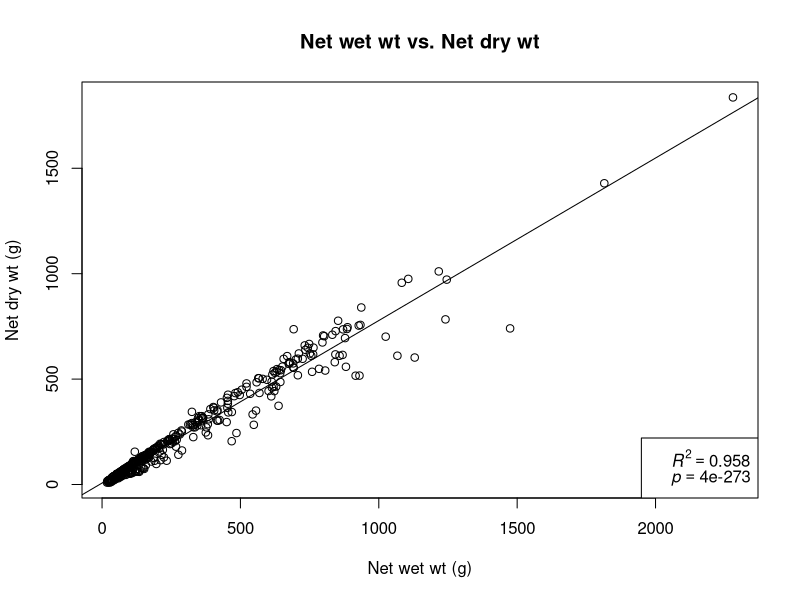
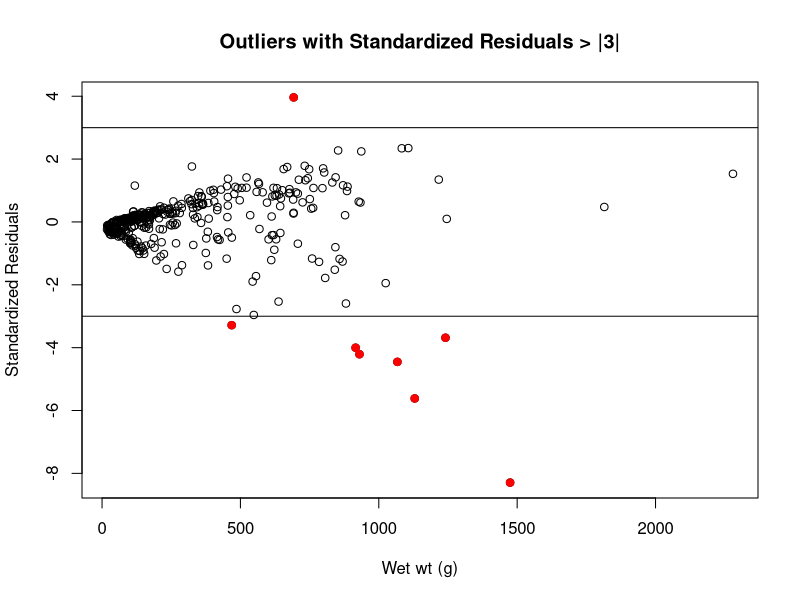

Here is the R script that generated these plots, in order:
###    Setup workspace
#Identify user
username <- Sys.getenv("USERNAME")

#Create file path to Git repository
dir <- paste("C:/Users/", username, "/Documents/GitHub/Quality-Control---Fuel-Moisture", sep = "")

#Set working directory
setwd(dir)

##  Load Packages

##  Load Data
fuel = data.frame(read.csv("tbl_fuelMoisture.csv"))
sample_units = data.frame(read.csv("tbl_unit.csv"))
sample_episodes = data.frame(read.csv("tbl_unitSamplingEpisode.csv"))

## Remove unnecessary data from sample_units object
## This will make file easier to view
sample_units <- sample_units[,-c(5:12, 14:17, 21:24)]

##  Add Unit Name
unitID <- merge(sample_episodes[,1:2], sample_units[,1:3], by = "unitID")
unitID <- unitID[,-3]
unitID <- unitID[,-1]
fuel <- merge(fuel , unitID , by = "unitSamplingEpisodeID")

##Add net weights
fuel$NetWet <- fuel$grossWetWt_g - fuel$wetContWt_g
fuel$NetDry <- fuel$grossDryWt_g - fuel$dryContWt_g
fuel$MoistureWt <- fuel$NetWet - fuel$NetDry

###Logical Boundaries
OutL1 <- fuel[fuel$NetWet < fuel$NetDry,]
OutL1 <- OutL1[!is.na(OutL1$fuelMoistureID),]
OutL2 <- fuel[fuel$grossWetWt_g < fuel$wetContWt_g,]
OutL2 <- OutL2[!is.na(OutL2$fuelMoistureID),]
OutL3 <- fuel[fuel$grossDryWt_g < fuel$dryContWt_g,]
OutL3 <- OutL3[!is.na(OutL3$fuelMoistureID),]


##  Add Error Message and Output to OutLog
if(nrow(OutL1) > 0) {OutL1$Error <- "Logical Bound (NetDryWt > NetWetWt)"; OutLog <- rbind(OutL1)}
if(nrow(OutL2) > 0) {OutL2$Error <- "Logical Bound (DryContWt > GrossDryWt)"; OutLog <- rbind(OutLog, OutL2)}
if(nrow(OutL3) > 0) {OutL3$Error <- "Logical Bound (WetContWt > GrossWetWet)"; OutLog <- rbind(OutLog, OutL3)}



###Regression
##Net Dry ~ New Wet
fuelNA <- fuel[!is.na(fuel$MoistureWt),]

mod1 <- lm(fuelNA$NetDry ~fuelNA$NetWet)
res1 <- rstandard(mod1)
OutR1 <-fuelNA
OutR1 <- OutR1[abs(res1) > 3, ]
res2 <- res1[abs(res1) > 3]

plot(fuelNA$NetWet, fuelNA$NetDry, xlab = "Net wet wt (g)", ylab = "Net dry wt (g)", main = "Net wet wt vs. Net dry wt")
abline(mod1)
r2 = summary(mod1)$adj.r.squared
p = summary(mod1)$coefficients[2,4]
rp = vector('expression', 2)
rp[1] = substitute(expression(italic(R)^2 == MYVALUE), list(MYVALUE = format(r2, dig = 3)))[2]
rp[2] = substitute(expression(italic(p) == MYOTHERVALUE), list(MYOTHERVALUE = format(p, digits = 3))) [2]
legend('bottomright', legend = rp, bty = 0)

#Outliers with Standardized Residuals > |3|
plot(fuelNA$NetWet, res1, xlab = "Wet wt (g)", ylab = "Standardized Residuals", main = "Outliers with Standardized Residuals > |3|")
abline(3, 0)
abline(-3, 0)
points(OutR1$NetWet, res2, pch = 21, col = "red", bg = "red")

##  Add Error Message and Output to OutReg
if(nrow(OutR1) > 0) {OutR1$Error <- "Regression: NetDry~NetWet (StdRes > |3|)"; OutReg <- rbind(OutR1)}





###Compile and Export All Outliers to Overstory_Outliers.xls
if(nrow(OutLog) > 0) {FuelMoisture_Outliers <- rbind(OutLog)}
if(nrow(OutReg) > 0) {FuelMoisture_Outliers <- rbind(FuelMoisture_Outliers, OutReg)}
#Date and time stamp on output file
dt <- Sys.Date()
tm <- format(Sys.time(), format = "%H.%M.%S", 
             tz = "", usetz = FALSE)

if(nrow(FuelMoisture_Outliers) > 0) {write.csv(FuelMoisture_Outliers, file = paste(dt, "_", tm, "_", username, 
                                                                             "_FuelMoisture_Outliers.csv", 
                                                                             sep = ""))}